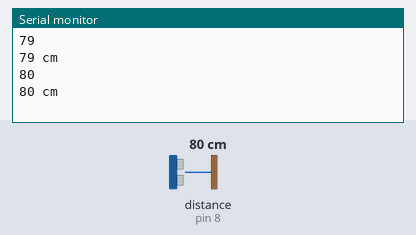
The sketch below on a simulated Arduino Uno, built with avr-gcc and run on an emulated ATmega328P. Shown: the last lines printed to the serial monitor. Wiring (inferred from the names in the program): ultrasonic range finder: trigger pin 9; echo pin 8. Inputs (shaded band) come from the test bench; at power-on: distance to the obstacle (sensor on pin 8) 80 cm. The echo pulse lasts 58.3 µs per cm.

Above: at 1.8 s.
1.9 s: distance to the obstacle (sensor on pin 8) set to 194 cm
At 2.7 s:
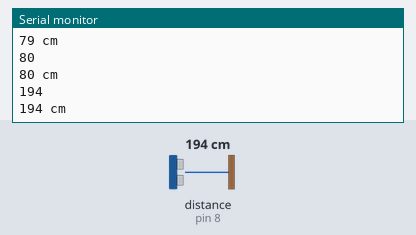
3.4 s: distance to the obstacle (sensor on pin 8) set to 203 cm
At 4.9 s:
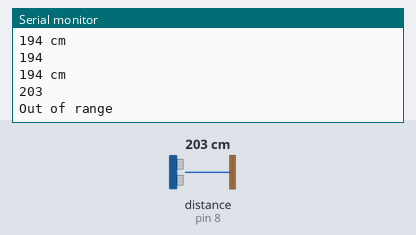
Timing chart, 0 to 6.4 s (numbered marks = the images above; inputs shaded):
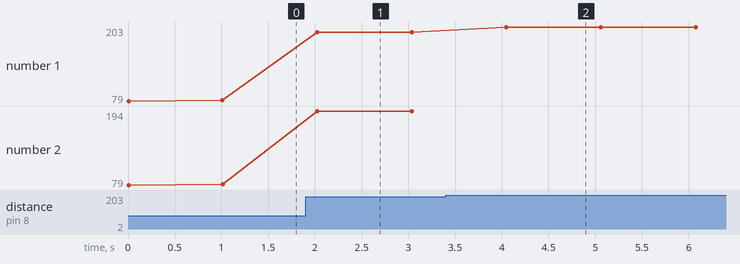

Measured:
- the behaviour switches between 199 and 200 cm on distance to the obstacle (sensor on pin 8) (found by bisection; images 1 and 2)
- after the input at 1.9 s, the serial monitor: prints a new line after 0.12 s (image 1)
- after the input at 3.4 s, the serial monitor: prints a new line after 0.65 s (image 2)
- plotted number 1: 80 → 194 after the input at 1.9 s, 194 → 203 after the input at 3.4 s
- plotted number 2: 80 → 194 after the input at 1.9 s

The sketch:

SensorUltraSonico.ino
```cpp
/*
 HC-SR04 Ping distance sensor]
 VCC to arduino 5v GND to arduino GND
 Echo to Arduino pin 13 Trig to Arduino pin 12
 Red POS to Arduino pin 11
 Green POS to Arduino pin 10
 560 ohm resistor to both LED NEG and GRD power rail
 More info at: http://goo.gl/kJ8Gl
 Original code improvements to the Ping sketch sourced from Trollmaker.com
 Some code and wiring inspired by http://en.wikiversity.org/wiki/User:Dstaub/robotcar
 */

#define trigPin 9
#define echoPin 8


void setup() {
  Serial.begin (57600);
  pinMode(trigPin, OUTPUT);
  pinMode(echoPin, INPUT);

}

void loop() {
  long duration, distance;
  digitalWrite(trigPin, LOW);  // Added this line
  delayMicroseconds(2); // Added this line
  digitalWrite(trigPin, HIGH);
//  delayMicroseconds(1000); - Removed this line
  delayMicroseconds(10); // Added this line
  digitalWrite(trigPin, LOW);
  duration = pulseIn(echoPin, HIGH);
  distance = (duration/2) / 29.1;
  if (distance < 4) {  // This is where the LED On/Off happens
   Serial.println(distance);
  //digitalWrite(led2,LOW);
}
  else {
       Serial.println(distance);
  }
  if (distance >= 200 || distance <= 0){
    Serial.println("Out of range");
  }
  else {
    Serial.print(distance);
    Serial.println(" cm");
  }
  delay(1000);
}
```
